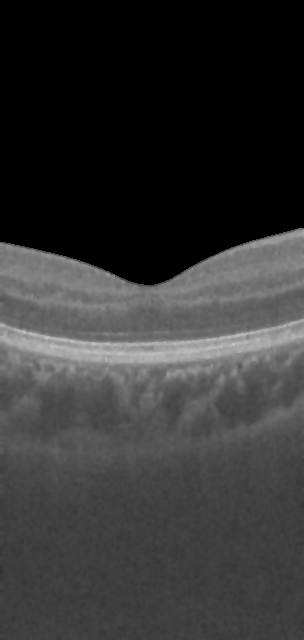
#> input picture data/processed/images/116.bmp, 304 x 640 px, found by its file name
$ python OCT_8bands.py
#> lines starting #> are read from the running program, lines starting #| are printed output that depends on the picture; after the words box and inside, x2 and y2 are one past the last pixel; in counts of white or black regions, pixels touching at a corner belong together
from pathlib import Path
import cv2
import numpy as np
import matplotlib.pyplot as plt
import pandas as pd
from matplotlib.patches import Patch

PROJECT_ROOT = Path(__file__).resolve().parent.parent

IMAGE_PATH = PROJECT_ROOT / "data/raw/OCTA_3mm/116.bmp"
PROCESSED_PATH = PROJECT_ROOT / "data/processed/images/116.bmp"

OUTPUT_DIR = PROJECT_ROOT / "outputs/intensity_8bands_116"
OUTPUT_DIR.mkdir(parents=True, exist_ok=True)

# [13 lines of commented-out code are left out]


ROI_THRESHOLD = 10
THICKNESS_FRACTION = 0.55  # Tune after checking the ROI panel
N_BANDS = 8


# Distinct colours ordered from darkest to brightest intensity.
# RGB values for Matplotlib; OpenCV conversion is handled when saving.
PALETTE = np.array([
    [ 30,  30, 150],  # 1: deep blue
    [  0, 100, 255],  # 2: bright blue
    [150,  50, 220],  # 3: purple
    [230,  40, 180],  # 4: magenta
    [255,  80, 130],  # 5: pink
    [230,  30,  30],  # 6: red
    [255, 130,  30],  # 7: orange
    [255, 225,  40],  # 8: yellow
], dtype=np.uint8)

# ==================================================
# 2. Load images
# ==================================================

image = cv2.imread(IMAGE_PATH, cv2.IMREAD_GRAYSCALE)
#> image is the input picture: shape (640, 304); min 0, max 198, mean 52.2
processed = cv2.imread(PROCESSED_PATH, cv2.IMREAD_GRAYSCALE)

if image is None:
    raise FileNotFoundError(f"Original image not found: {IMAGE_PATH}")
if processed is None:
    raise FileNotFoundError(f"Processed image not found: {PROCESSED_PATH}")
if image.shape != processed.shape:
    raise ValueError("Original and processed images must have the same dimensions.")

H, W = image.shape
#> H = 640; W = 304

# ==================================================
# 3. Estimate retinal ROI
# ==================================================

roi = (processed > ROI_THRESHOLD).astype(np.uint8)
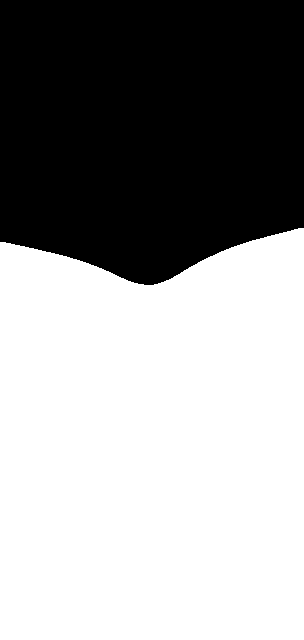
#> roi: shape (640, 304); values 0 (black) and 1 (white), 59.8% white; 1 black region, box (x1, y1, x2, y2) and area: (0, 0, 304, 285) 78130

kernel = cv2.getStructuringElement(cv2.MORPH_ELLIPSE, (5, 5))
roi = cv2.morphologyEx(roi, cv2.MORPH_CLOSE, kernel)

n, component_map, stats, _ = cv2.connectedComponentsWithStats(
    roi, connectivity=8
)
#> n = 2; stats = [[0, 0, 304, 285, 78130], [0, 228, 304, 412, 116430]]
if n <= 1:
    raise ValueError("No retinal region detected in the processed image.")

largest = 1 + np.argmax(stats[1:, cv2.CC_STAT_AREA])
#> largest = 1
roi = (component_map == largest).astype(np.uint8)

top = np.zeros(W, dtype=np.int32)
#> top = 304 values from 0 to 0
bottom = np.full(W, H - 1, dtype=np.int32)
#> bottom = 304 values from 639 to 639
valid_cols = []

for x in range(W):
    ys = np.flatnonzero(roi[:, x])
    if len(ys) > 0:
        top[x] = ys[0]
        bottom[x] = ys[-1]
        valid_cols.append(x)
#> after the loop, top = 304 values, max 285 at index 144, min 228 at index 298, mean 257; valid_cols = 304 values from 0 to 303

if len(valid_cols) < 2:
    raise ValueError("Could not determine the retinal ROI.")

valid_cols = np.asarray(valid_cols)
xs = np.arange(W)
#> xs = 304 values from 0 to 303
top = np.rint(np.interp(xs, valid_cols, top[valid_cols])).astype(int)
bottom = np.rint(np.interp(xs, valid_cols, bottom[valid_cols])).astype(int)

# Restrict the ROI to a band starting at the detected upper edge.
retinal_roi = np.zeros((H, W), dtype=np.uint8)
for x in range(W):
    thickness = max(1, bottom[x] - top[x])
    lower = int(top[x] + THICKNESS_FRACTION * thickness)
    lower = max(top[x] + 1, min(lower, H - 1))
    retinal_roi[top[x]:lower + 1, x] = 1
#> this loop made 304 passes
#> (thickness, lower) on passes 1 to 3: (397, 460), (397, 460), (397, 460)
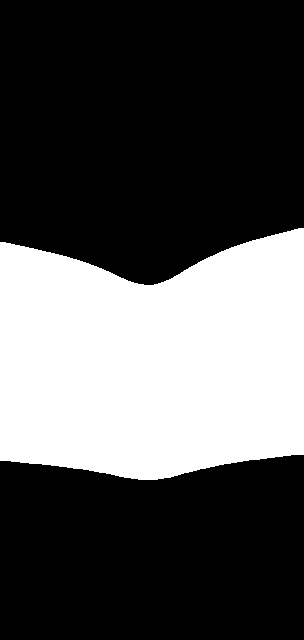
#> retinal_roi: shape (640, 304); values 0 (black) and 1 (white), 32.9% white; 1 white region, box (x1, y1, x2, y2) and area: (0, 228, 304, 480) 64028

# ==================================================
# 4. Split original intensities into 8 quantile bands
# ==================================================

intensity = image.astype(np.float32)
roi_values = intensity[retinal_roi == 1]
if roi_values.size == 0:
    raise ValueError("The estimated retinal ROI is empty.")

# Quantile thresholds give bands with approximately balanced pixel counts.
# Repeated thresholds are possible for highly discrete intensity distributions.
thresholds = np.quantile(
    roi_values, np.arange(1, N_BANDS) / N_BANDS
)
#> thresholds = [77, 84, 92, 101, 113, 123, 135]

# Band labels: 1 = darkest, 8 = brightest; 0 = outside ROI.
labels = np.zeros((H, W), dtype=np.uint8)
labels[retinal_roi == 1] = (
    np.searchsorted(thresholds, intensity[retinal_roi == 1], side="left") + 1
).astype(np.uint8)
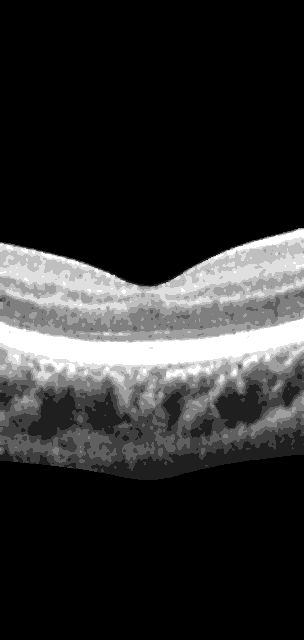
#> labels: shape (640, 304); min 0, max 8, mean 1.46; drawn with min black and max white

# Colour map
segmented_rgb = np.zeros((H, W, 3), dtype=np.uint8)
for band_id in range(1, N_BANDS + 1):
    segmented_rgb[labels == band_id] = PALETTE[band_id - 1]

# ==================================================
# 5. Measure area and vertical thickness by band
# ==================================================

rows = []
for band_id in range(1, N_BANDS + 1):
    band_mask = labels == band_id
    pixel_count = int(band_mask.sum())

    # Per-column vertical span of pixels assigned to this intensity band.
    # This is a span, not a true anatomical layer thickness.
    spans = []
    for x in range(W):
        ys = np.flatnonzero(band_mask[:, x])
        if ys.size:
            spans.append(int(ys[-1] - ys[0] + 1))

    rows.append({
        "Band": band_id,
        "Intensity range": (
            f"<= {thresholds[0]:.1f}" if band_id == 1
            else f"> {thresholds[-1]:.1f}" if band_id == N_BANDS
            else f"({thresholds[band_id-2]:.1f}, {thresholds[band_id-1]:.1f}]"
        ),
        "Pixels": pixel_count,
        "ROI area (%)": 100 * pixel_count / max(1, int(retinal_roi.sum())),
        "Columns present": len(spans),
        "Mean vertical span (px)": float(np.mean(spans)) if spans else 0.0,
        "Median vertical span (px)": float(np.median(spans)) if spans else 0.0,
        "Std vertical span (px)": float(np.std(spans)) if spans else 0.0,
    })
#> this loop made 8 passes
#> pixel_count on passes 1 to 8: 8444, 8647, 7276, 8125, 8129, 7840, 7629, 7938
#> pass 1, `band_mask = labels == band_id`:
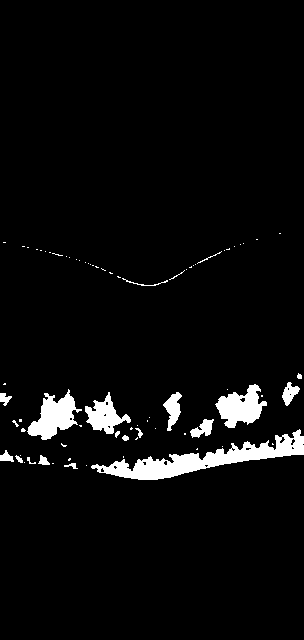
#> band_mask: shape (640, 304) bool; 4.3% white; 75 white regions (55 under 20 px), largest, box (x1, y1, x2, y2) and area: (91, 429, 304, 480) 3324, (27, 389, 82, 440) 1371, (215, 384, 267, 428) 1265
#> pass 2, `band_mask = labels == band_id`:
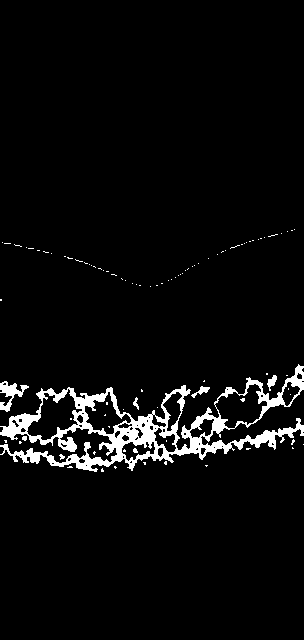
#> band_mask: shape (640, 304) bool; 4.4% white; 93 white regions (86 under 20 px), largest, box (x1, y1, x2, y2) and area: (0, 364, 304, 472) 7751, (0, 381, 29, 412) 346, (191, 386, 210, 398) 81
#> pass 3, `band_mask = labels == band_id`:
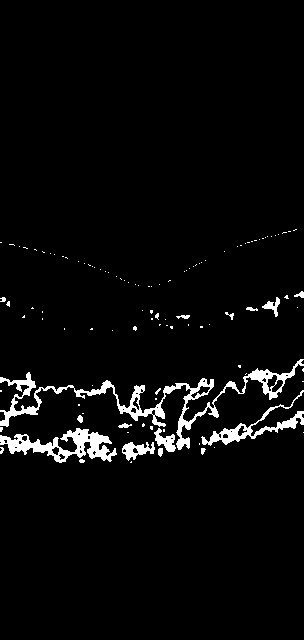
#> band_mask: shape (640, 304) bool; 3.7% white; 111 white regions (96 under 20 px), largest, box (x1, y1, x2, y2) and area: (0, 359, 304, 450) 3283, (0, 428, 117, 463) 1665, (201, 390, 304, 446) 966
#> after the loop, rows = 8 items

df = pd.DataFrame(rows)
#> df = table of 8 rows and 8 columns
#> (the run stopped early here; a loop or call above may not have finished)
